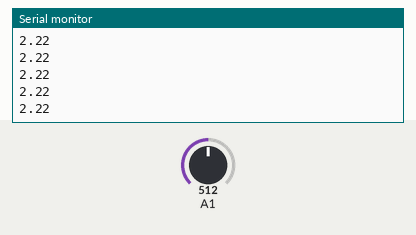
Bench run of a sketch on a simulated Arduino Uno, built with avr-gcc and run on an emulated ATmega328P. Parts: the last lines printed to the serial monitor. Inputs (shaded band) come from the test bench; at power-on: A1 = 512.

Above: at 1.2 s.
1.3 s: A1 set to 716
At 2.1 s:
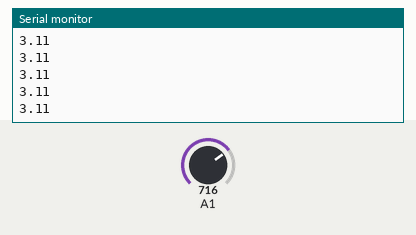
2.8 s: A1 set to 900
At 3.7 s:
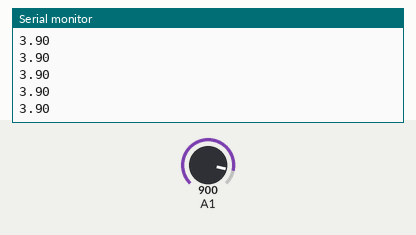
Timing chart, 0 to 5.8 s (numbered marks = the images above; inputs shaded):
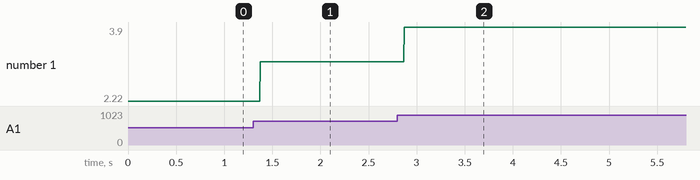

The sketch:

Battery_Monitor.ino
```cpp
double voltage;
void setup() {
  // put your setup code here, to run once:
  Serial.begin(9600);

}

void loop() {
  // put your main code here, to run repeatedly:

  voltage = analogRead(A1)*3.5/1023*7.1/5.6;
  Serial.println(voltage);
}
```

Measured:
- after the input at 1.3 s, the serial monitor: prints a new line after 0.07 s (image 1)
- after the input at 2.8 s, the serial monitor: prints a new line after 0.07 s (image 2)
- plotted number 1: 2.22 → 3.11 after the input at 1.3 s, 3.11 → 3.9 after the input at 2.8 s
